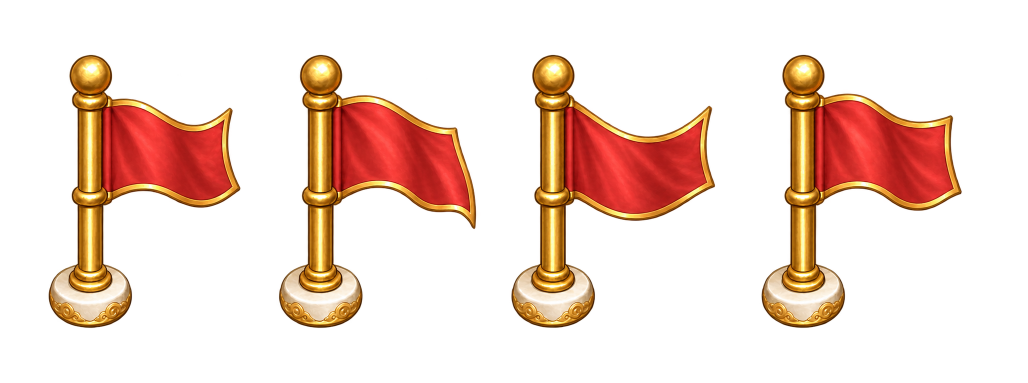
#> input picture assets/maps/bomb/animation-candidates/7010/sequence-v3.png, 2056 x 765 px (shown at 1/2 size)
$ python register-atlas-cells.py
#> lines starting #> are read from the running program, lines starting #| are printed output that depends on the picture; after the words box and inside, x2 and y2 are one past the last pixel; in counts of white or black regions, pixels touching at a corner belong together
"""Register the four whole v3 poses across actual transparent atlas gaps."""
from pathlib import Path
from PIL import Image
import json
OUT=Path(__file__).resolve().parent
path=OUT/'native-check-v3.json'
check=json.loads(path.read_text(encoding='utf-8'))
#> (reads assets/maps/bomb/animation-candidates/7010/native-check-v3.json from the repository)
im=Image.open(OUT/'sequence-v3.png').convert('RGBA')
#> im is the input picture: PIL image 2056x765 RGBA; mean R, G, B, A 48.1, 23.7, 12.8, 57.6
regions=[[0,0,520,765],[520,0,987,765],[987,0,1476,765],[1476,0,2056,765]]
assert im.size==(2056,765)
if 'nominalEqualCellFrames' not in check:
    check['nominalEqualCellFrames']=check['frames']
check['actualExtractionRegionEvidence']='Actual alpha>8 continuous x groups are [97,482), [557,953), [1022,1431), [1522,1924). Boundaries placed only in transparent gaps; unequal generated spacing, no pixel or component moved.'
check['frames']=[]
for index,rect in enumerate(regions):
    alpha=im.getchannel('A').crop(rect).point(lambda v:255 if v>8 else 0)
    b=list(alpha.getbbox());w=rect[2]-rect[0]
    check['frames'].append({'sourceFrameIndex':index,'cellRect':rect,'localAlpha8BBox':b,
        'sourceFrameSize':[33,49],'sourceFrameOffset':[6,0],
        'visibleAspectRatioRelativeError':abs((b[2]-b[0])/(b[3]-b[1])/(33/49)-1),
        'touchesNominalCellAlpha8':b[0]==0 or b[1]==0 or b[2]==w or b[3]==im.height,
        'regionType':'manual whole-pose extraction interval in native atlas, not logical registration'})
#> this loop made 4 passes
#> (b, w) on passes 1 to 4: ([97, 109, 482, 657], 520), ([37, 109, 433, 657], 467), ([35, 109, 444, 656], 489), ([46, 109, 448, 656], 580)
#> pass 1, `alpha=im.getchannel('A').crop(rect).point(lambda v:255 if v>8 else 0)`:
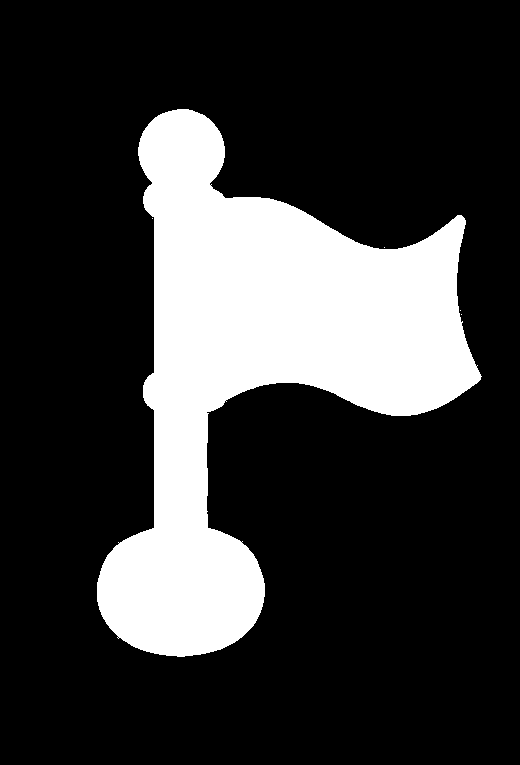
#> alpha: PIL image 520x765 L; 22.1% white; 5 white regions (4 under 20 px), largest, box (x1, y1, x2, y2) and area: (97, 109, 482, 657) 87850
#> pass 2, `alpha=im.getchannel('A').crop(rect).point(lambda v:255 if v>8 else 0)`:
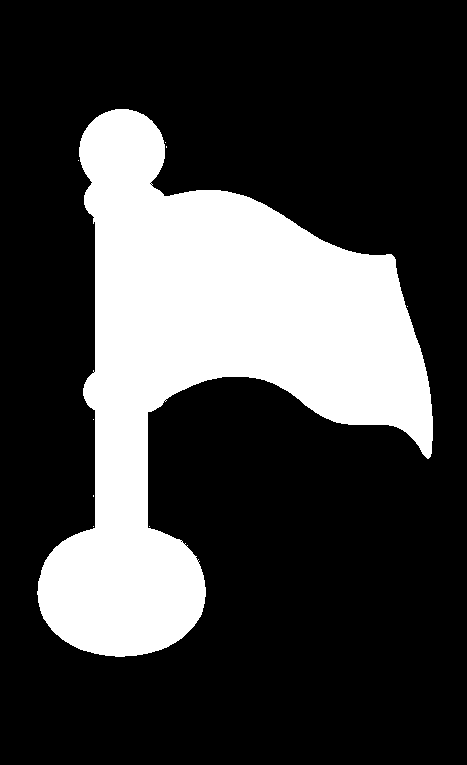
#> alpha: PIL image 467x765 L; 25.6% white; 9 white regions (8 under 20 px), largest, box (x1, y1, x2, y2) and area: (37, 109, 433, 657) 91321
#> pass 3, `alpha=im.getchannel('A').crop(rect).point(lambda v:255 if v>8 else 0)`:
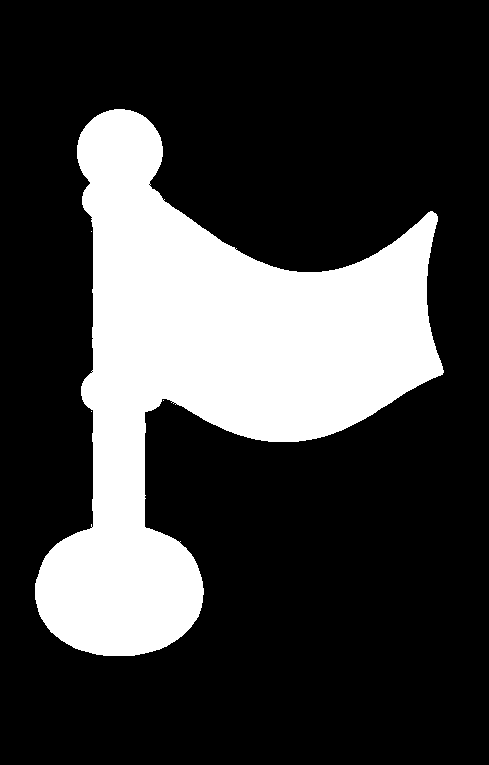
#> alpha: PIL image 489x765 L; 24.7% white; 4 white regions (3 under 20 px), largest, box (x1, y1, x2, y2) and area: (35, 109, 444, 656) 92402
check['nativeAtlasUnmodified']=True
path.write_text(json.dumps(check,ensure_ascii=False,indent=2)+'\n',encoding='utf-8')
print(json.dumps(check['frames']))
